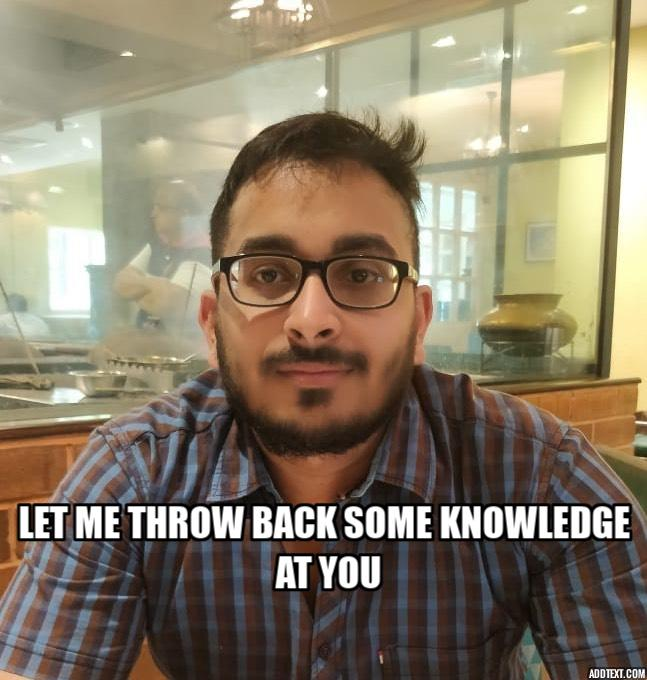
//> input picture assets/anish.jpg, 647 x 680 px
$ ./moonFilter   (built with g++ and OpenCV 4)
//> lines starting //> are read from the running program, lines starting //| are printed output that depends on the picture
#include<opencv2/imgproc.hpp>
#include<opencv2/highgui.hpp>
#include<iostream>

using namespace std;
using namespace cv;

//interpolation
void interpolation(uchar* lut, float* curve, float* originalValue){
    for(int i=0; i<256; i++){
        int j=0;
        float a = i;
        while (a>originalValue[j]){
            j++;
        }
        if(a == originalValue[j]){
            lut[i] = curve[j];
            continue;
        }
        float slope = ((float)(curve[j] - curve[j-1]))/((float)(originalValue[j] - originalValue[j-1]));
        float constant = curve[j] - slope * originalValue[j];
        lut[i] = slope * a + constant;
    }
}

int main(){

    //Read input image
    Mat image = imread("../assets/anish.jpg");
//> image is the input picture: 680 rows x 647 cols, CV_8UC3; mean B, G, R 105, 125.9, 138.1

    //check if image exists
    if(image.empty()){
        cout<<"can not find image"<<endl;
        return 0;
    }

    //declare variable to store the output
    Mat output;

    //create a copy of the input image to work on
    output = image.clone();

    //covert to Lab color space
    cvtColor(image, output, COLOR_BGR2Lab);
//> output: 680 rows x 647 cols, CV_8UC3; mean of channels 0, 1, 2 133.1, 130, 141.2

    //split the channels
    vector<Mat> channels;
    split(output, channels);
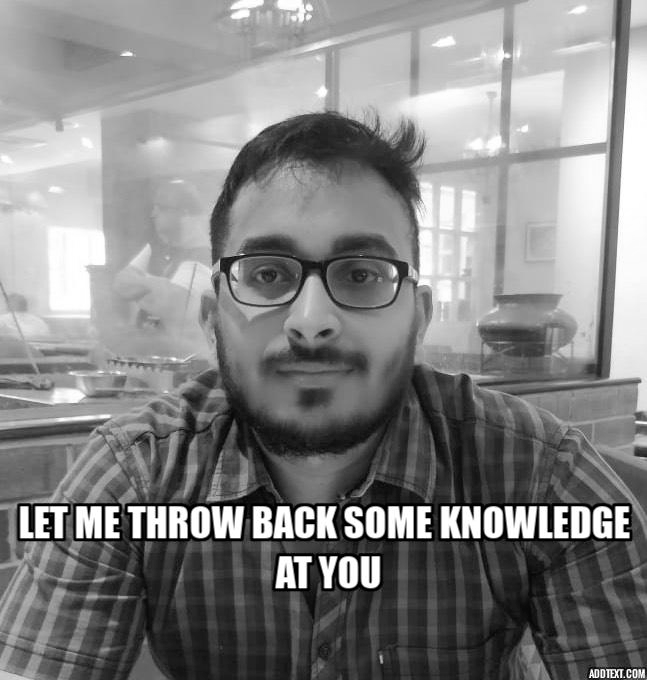
//> channels[0]: 680 rows x 647 cols, CV_8UC1; min 0, max 255, mean 133.1
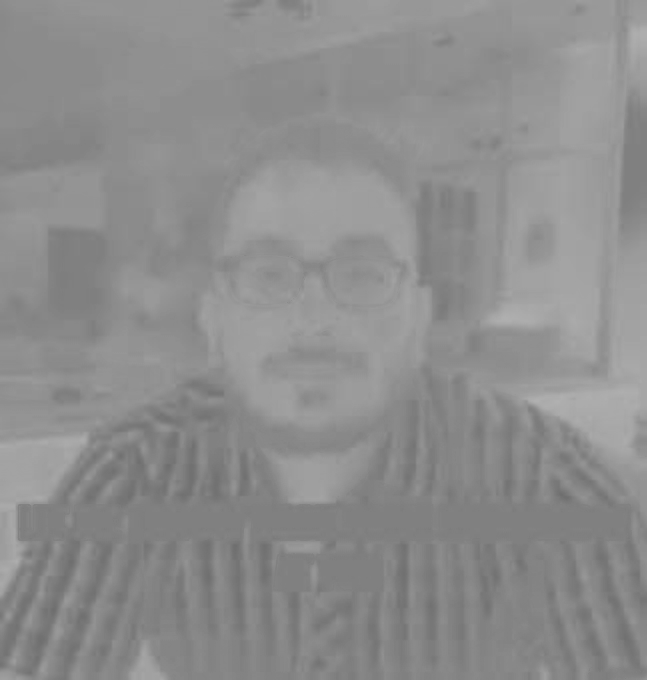
//> channels[2]: 680 rows x 647 cols, CV_8UC1; min 110, max 177, mean 141.2

    //interpolation values
    float originValues[]={0, 15, 30, 50, 70, 90, 120, 160, 180, 210, 255 };
    float values[]=      {0, 0, 5, 15, 60, 110, 150, 190, 210, 230, 255 };

    //create lookup table
    Mat lookuptable(1, 256, CV_8U);
    uchar* lut = lookuptable.ptr();

    //Apply interpolation and create lookup table
    interpolation(lut, values, originValues);

    //Apply mapping for L Channel
    LUT(channels[0], lookuptable, channels[0]);

    //merge back the channels
    merge(channels, output);
//> output: 680 rows x 647 cols, CV_8UC3; mean of channels 0, 1, 2 142.7, 130, 141.2

    //convert back to BGR color space
    cvtColor(output, output, COLOR_Lab2BGR);
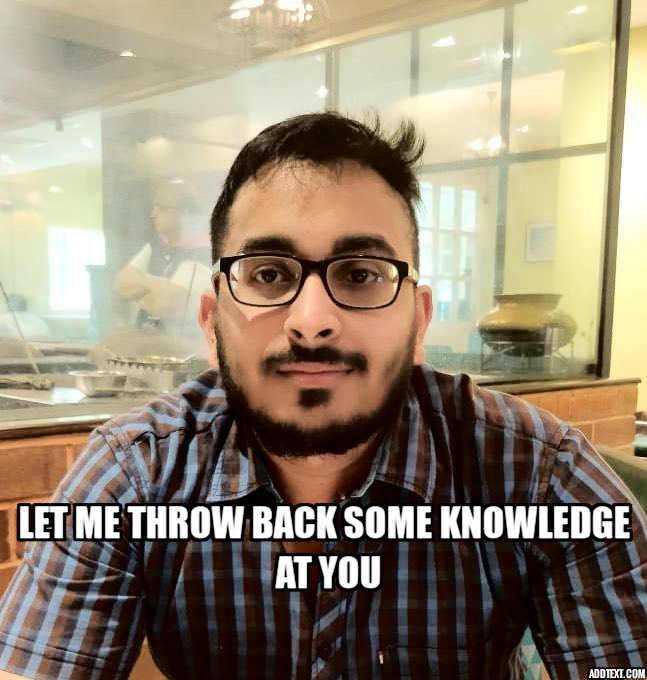
//> output: 680 rows x 647 cols, CV_8UC3; mean B, G, R 115.7, 136.9, 150.1

    //Desaturate the image
    //convert to HSV color space
    cvtColor(output, output, COLOR_BGR2HSV);
//> output: 680 rows x 647 cols, CV_8UC3; mean H, S, V 33.2, 91.6, 152.2

    //split into channels
    split(output, channels);
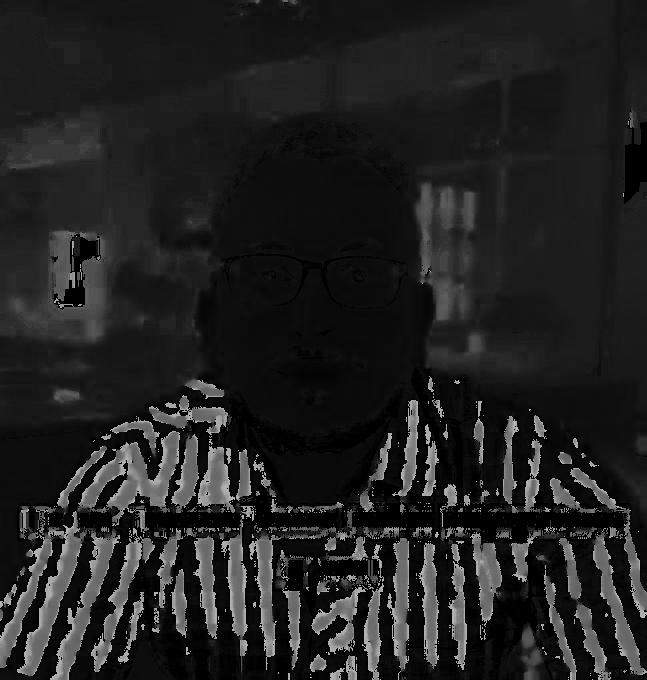
//> channels[0]: 680 rows x 647 cols, CV_8UC1; min 0, max 179, mean 33.2
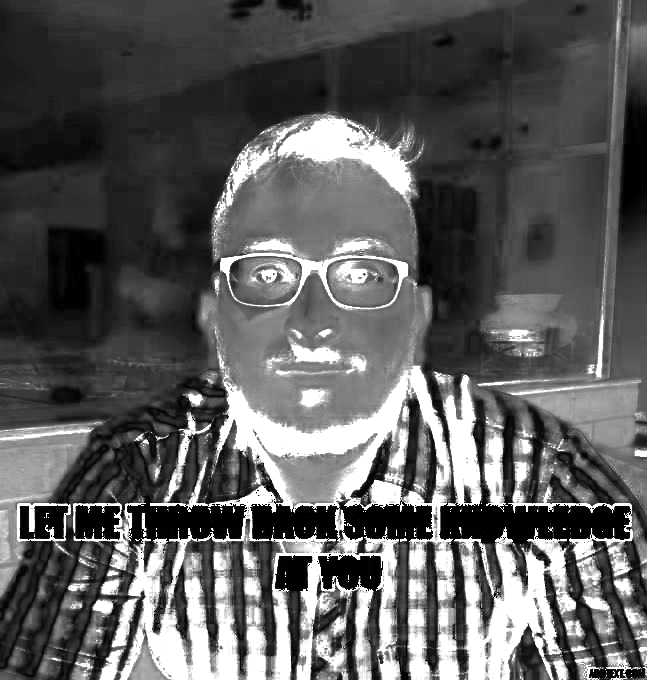
//> channels[1]: 680 rows x 647 cols, CV_8UC1; min 0, max 255, mean 91.6
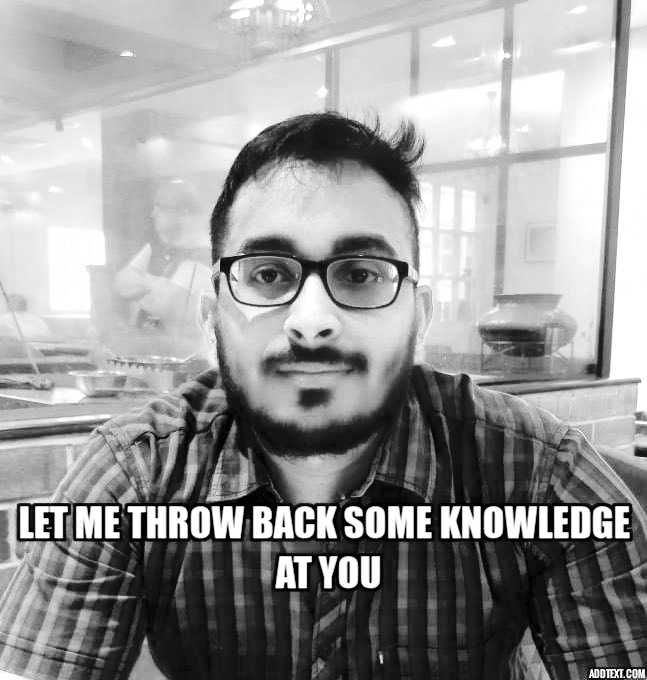
//> channels[2]: 680 rows x 647 cols, CV_8UC1; min 0, max 255, mean 152.2

    //Multiply S channel by saturation scale value
    channels[1] = channels[1] * 0.01;
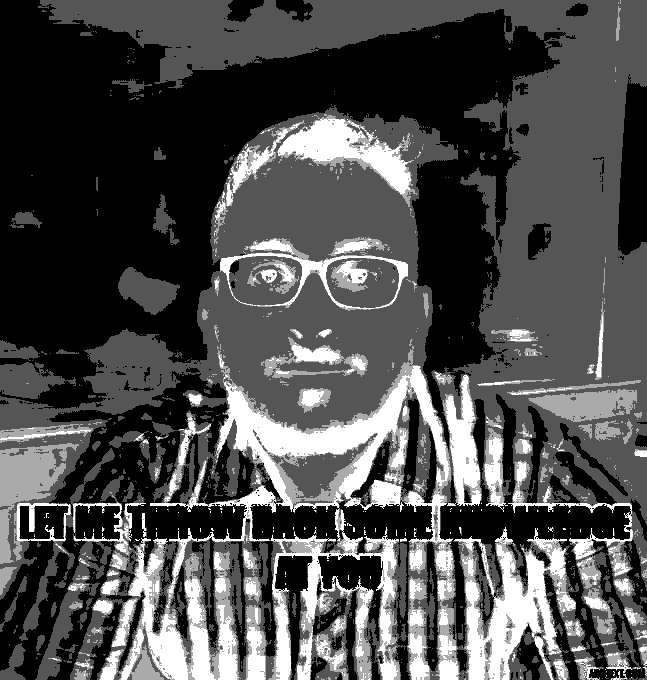
//> channels[1]: 680 rows x 647 cols, CV_8UC1; min 0, max 3, mean 0.902; drawn with min black and max white

    //Limit the pixel values between 0 and 255
    min(channels[1], 255, channels[1]);
    max(channels[1], 0, channels[1]);

    //merge back the channels
    merge(channels, output);
//> output: 680 rows x 647 cols, CV_8UC3; mean H, S, V 33.2, 0.9, 152.2

    //convert back to BGR color space
    cvtColor(output, output, COLOR_HSV2BGR);

    //create windows to display images
    namedWindow("image", WINDOW_AUTOSIZE);
    namedWindow("moon", WINDOW_AUTOSIZE);

    //display images
    imshow("image", image);
    imshow("moon", output);

    //press esc to exit the program
    waitKey(0);

    //destroy all the opened windows
    destroyAllWindows();

    return 0;
}
